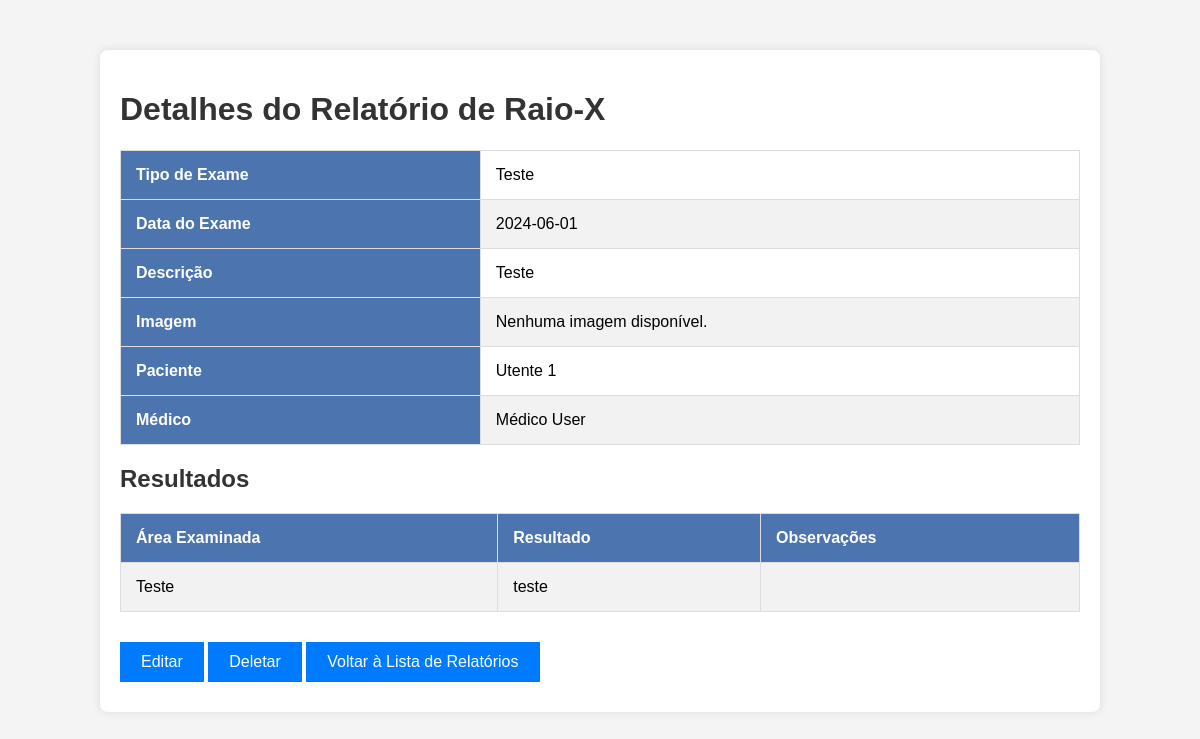
The page /relatorio/1 (signed in) on the database its author committed.
### app/models.py (models this page shows, shortened)
class RelatorioRaioX(db.Model):
    __tablename__ = 'relatorio_raiox'
    id = db.Column(db.Integer, primary_key=True, autoincrement=True)
    tipo_exame = db.Column(db.String(100), nullable=False)
    data_exame = db.Column(db.Date, nullable=False)
    descricao = db.Column(db.String(255), nullable=False)
    imagem_url = db.Column(db.String(255), nullable=True)
    paciente_id = db.Column(db.Integer, db.ForeignKey('UserInfo.user_id'), nullable=False)
    medico_id = db.Column(db.Integer, db.ForeignKey('User.id'), nullable=False)
    paciente = db.relationship('UserInfo', back_populates='relatorios_paciente', foreign_keys=[paciente_id])
    medico = db.relationship('User', back_populates='relatorios_medico', foreign_keys=[medico_id])
    resultados = db.relationship('Resultado', back_populates='relatorio', cascade="all, delete-orphan")

class User(db.Model):
    __tablename__ = 'User'
    id = db.Column(db.Integer, primary_key=True, autoincrement=True)
    email = db.Column(db.String(120), unique=True, nullable=False)
    nome = db.Column(db.String(20), nullable=False)
    password = db.Column(db.String(128), nullable=False)
    role = db.Column(db.String(50), nullable=False)
    info = db.relationship('UserInfo', back_populates='user', uselist=False)
    agendamentos = db.relationship('Agendamento', foreign_keys='Agendamento.user_id', back_populates='user')
    relatorios_medico = db.relationship('RelatorioRaioX', back_populates='medico', foreign_keys='RelatorioRaioX.medico_id')

class Resultado(db.Model):
    __tablename__ = 'resultados'
    id = db.Column(db.Integer, primary_key=True, autoincrement=True)
    area_examinada = db.Column(db.String(100), nullable=False)
    resultado = db.Column(db.String(255), nullable=False)
    observacoes = db.Column(db.String(255), nullable=True)
    relatorio_id = db.Column(db.Integer, db.ForeignKey('relatorio_raiox.id'), nullable=False)
    relatorio = db.relationship('RelatorioRaioX', back_populates='resultados')

### app/routes.py (the view)
@main.route('/relatorio/<int:id>')
@roles_required('Administrador', 'Médico')
def relatorio_detail(id):
    relatorio = RelatorioRaioX.query.get_or_404(id)
    return render_template('relatorio_detail.html', relatorio=relatorio)

### app/routes.py (called while the page is built)
def roles_required(*roles):
    def wrapper(fn):
        @wraps(fn)
        def decorated_view(*args, **kwargs):
            if 'user' not in session:
                flash('Por favor, faça login para acessar esta página.', 'warning')
                return redirect(url_for('main.login'))
            if session['user']['role'] not in roles:
                flash('Você não tem permissão para acessar esta página.', 'danger')
                return redirect(url_for('main.home'))
            return fn(*args, **kwargs)
        decorated_view.__name__ = fn.__name__
        return decorated_view
    return wrapper

### app/templates/relatorio_detail.html (shortened to what this page needs)
<!DOCTYPE html>
<html lang="en">
<head>
    <link rel="stylesheet" type="text/css" href="{{ url_for('static', filename='css/style.css') }}">
</head>
<body>
    <div class="container">
        <h1>Detalhes do Relatório de Raio-X</h1>
        <table class="info-table">
            <tr>
                <th>Tipo de Exame</th>
                <td>{{ relatorio.tipo_exame }}</td>
            </tr>
            <tr>
                <th>Data do Exame</th>
                <td>{{ relatorio.data_exame }}</td>
            </tr>
            <tr>
                <th>Descrição</th>
                <td>{{ relatorio.descricao }}</td>
            </tr>
            <tr>
                <th>Imagem</th>
                <td>
                    {% if relatorio.imagem_url %}
                    <img src="{{ relatorio.imagem_url }}" alt="Imagem de Raio-X">
                    {% else %}
                    Nenhuma imagem disponível.
                    {% endif %}
                </td>
            </tr>
            <tr>
                <th>Paciente</th>
                <td>{{ relatorio.paciente.user.nome }}</td>
            </tr>
            <tr>
                <th>Médico</th>
                <td>{{ relatorio.medico.nome }}</td>
            </tr>
        </table>
        <h2>Resultados</h2>
        <table class="results-table">
            <tr>
                <th>Área Examinada</th>
                <th>Resultado</th>
                <th>Observações</th>
            </tr>
            {% for resultado in relatorio.resultados %}
            <tr>
                <td>{{ resultado.area_examinada }}</td>
                <td>{{ resultado.resultado }}</td>
                <td>{{ resultado.observacoes }}</td>
            </tr>
            {% endfor %}
        </table>
        <a href="{{ url_for('main.edit_relatorio', id=relatorio.id) }}" class="btn">Editar</a>
        <form action="{{ url_for('main.delete_relatorio', id=relatorio.id) }}" method="POST" style="display:inline;">
            <button type="submit" class="btn" onclick="return confirm('Tem certeza de que deseja deletar este relatório?');">Deletar</button>
        </form>
        <a href="{{ url_for('main.relatorios_list') }}" class="btn">Voltar à Lista de Relatórios</a>
    </div>
</body>
</html>

### app/static/css/style.css (style rules this page uses)
body { font-family: Arial, sans-serif; background-color: #f4f4f4; margin: 0; padding: 0; }
.container { width: 80%; margin: 50px auto; background: #fff; padding: 20px; box-shadow: 0 0 10px rgba(0,0,0,0.1); border-radius: 8px; }
h1, h2 { color: #333; }
a, button { text-decoration: none; color: #007BFF; background: none; border: none; cursor: pointer; font-size: 1em; }
table { width: 100%; border-collapse: collapse; margin-bottom: 20px; }
table, th, td { border: 1px solid #ddd; }
th, td { padding: 15px; text-align: left; }
th { background-color: #4c74af; color: white; }
tr:nth-child(even) { background-color: #f2f2f2; }
.btn { display: inline-block; padding: 10px 20px; margin: 10px 0; border: 1px solid #007BFF; background-color: #007BFF; color: white; text-align: center; cursor: pointer; }

### rows shown on the page
RelatorioRaioX: tipo_exame "Teste", data_exame "2024-06-01", descricao "Teste"
User: paciente.user.nome "Utente 1"
User: medico.nome "Médico User"
Resultado: area_examinada "Teste", resultado "teste"
